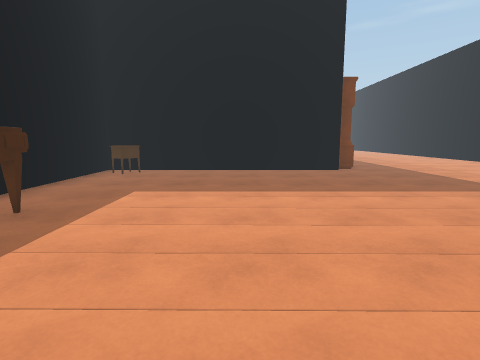
view 1 (above)

12 first-person views from a walk through a 3-D level made in the Unity game engine. The camera is 1.4 m above the floor, tilts 8° down and sees 80° across. The floor is counted in squares, 1 m on a side. Each view is taken from the middle of a square. On the plan, view 1 faces up. The plan holds only what a view shows up to about 14 squares ahead; the rest is blank. The place goes on beyond the plan. Surface patterns are stand-ins for the level's own textures.

view 2
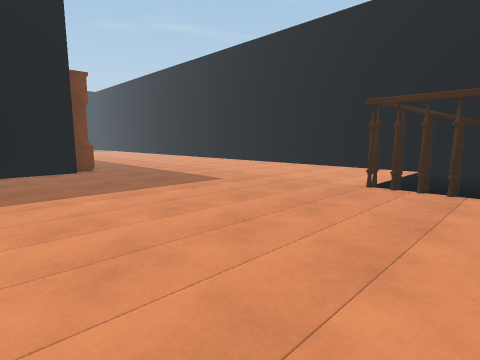

view 3
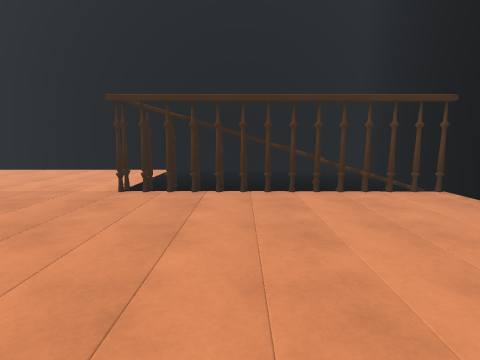

view 4
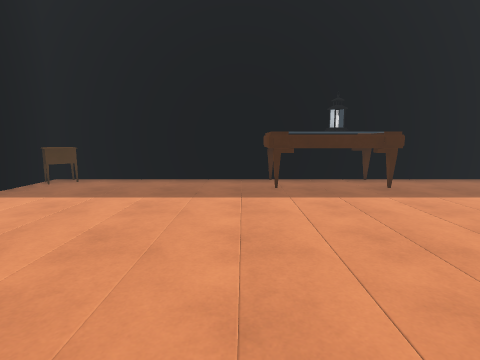

view 5
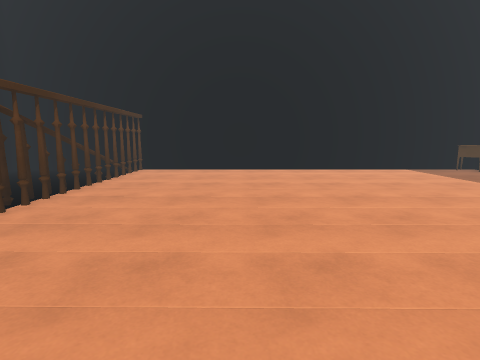

view 6
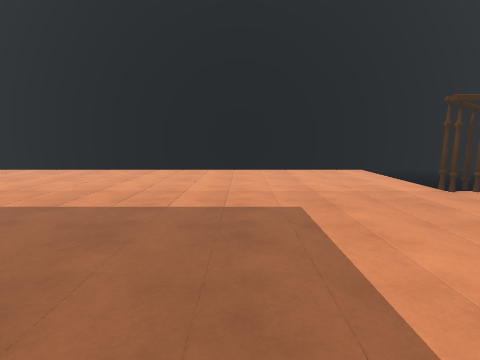

view 7
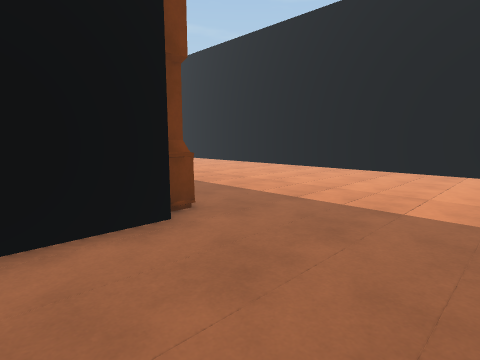

view 8
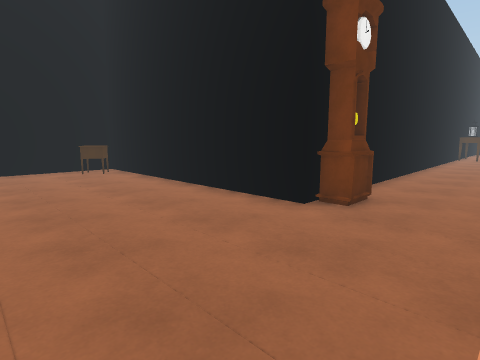

view 9
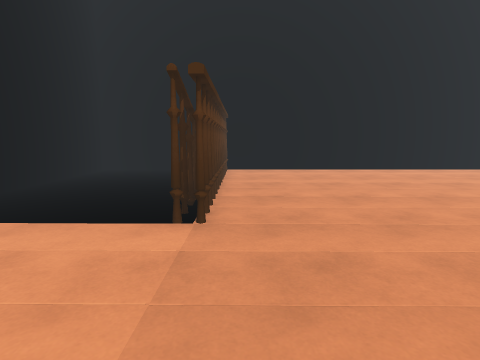

view 10
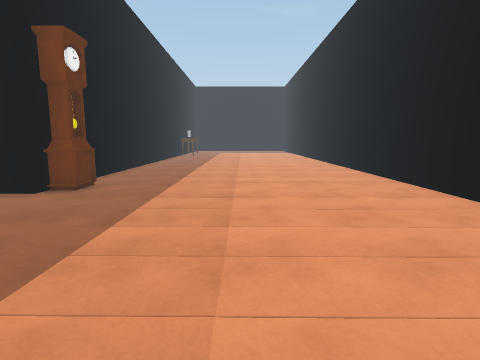

view 11
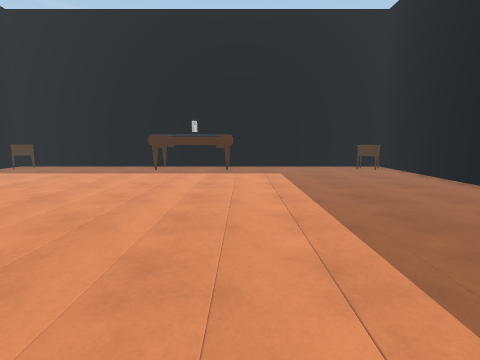

view 12
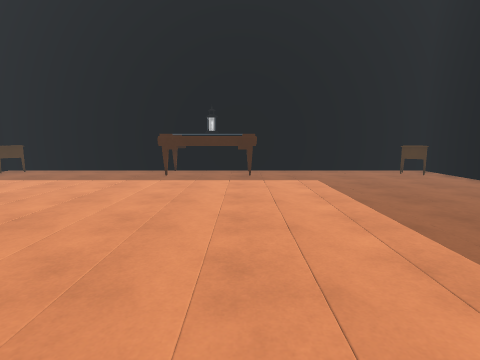

### Floor plan
Key: @ floor where view 1 was taken; # wall or solid block; x gap in a wall; . floor; = window, fence, low wall or low ledge; C clock; T table; H thing the floor can be seen under or through; L lantern; O other object.
Columns run from 6 left of view 1 to 16 right of it. Each row starts with its distance up from view 1.
 20            #..........#
 19            #..........#
 18            #..........#
 17            #..........#
 16            #..........#
 15            C..........#
 14   #########C..........#
 13 #T....##..............#
 12 #TT...................#
 11 #.....................#
 10 #.....................#
  9 #.....................#
  8 #.....................#
  7 #.....................#
  6 #T....................#
  5 ===...................#
  4 =L=...................#
  3 ===.............H.....#
  2 =T=.............H.....#
  1 #...............H.....#
  0 #.....@.........H.....#
 -1 #...............H.....#
 -2 #...............H.....#
 -3 #...............x.....#
 -4 # ..............O.....#
 -5 #T..............#.....#
 -6 #######################

Positions as (right, up) in squares from view 1, and headings:
1: (0, 0), facing up
2: (1, 0), facing up-right
3: (2, 0), facing right
4: (4, 1), facing left
5: (5, 8), facing down
6: (2, 9), facing right
7: (2, 9), facing up-right
8: (8, 8), facing up-left
9: (9, 8), facing down
10: (10, 6), facing up
11: (9, 6), facing left
12: (7, 5), facing left
